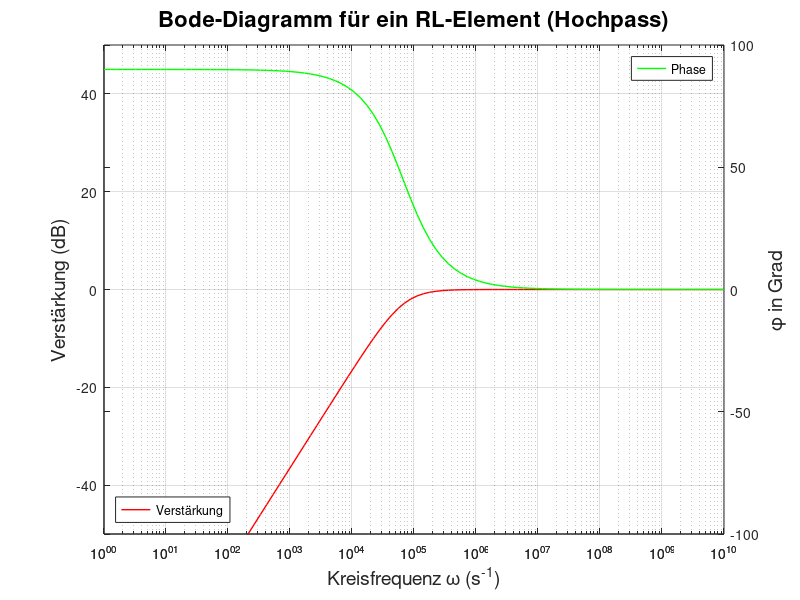

The MATLAB source for this figure:
% Variablen
R = 1000;         % Widerstand in Ohm
L = 15e-3;        % Induktivität in Henry
omega = logspace(0, 10, 100); % Logarithmische Frequenzen von 10^0 bis 10^10

% Berechnung
omega_G = R / L;  % Grenzfrequenz für Hochpass
U = (omega*j ./ omega_G) ./ (1 + (omega*j ./ omega_G)); % Verstärkung U
dB = 20 * log10(U); % Umwandlung in dB
phi = atan(imag(U)./real(U)) * (180 ./ pi);

% Diagramm ohne Marker
figure; % Erstellt die Graphen

% Funktion 1
ax1 = axes(); % Achse der ersten Funktion wird angesprochen
semilogx(omega, dB, 'r', 'LineWidth', 1); % Rote Linie, dickere Darstellung
xlabel('Kreisfrequenz \omega (s^{-1})', 'FontSize', 14);
ylabel('Verstärkung (dB)', 'FontSize', 14);
title('Bode-Diagramm für ein RL-Element (Hochpass)', 'FontSize', 16);
grid on;

% Funktion 2
ax2 = axes(); % Achse der zweiten Funktion wird angesprochen
semilogx(omega, phi, 'g', 'LineWidth', 1); % Grüne Linie, dickere Darstellung
ylabel('\phi in Grad', 'FontSize', 14);
set(ax2, 'Color', 'none', 'YAxisLocation', 'right'); % Achse farblos und nach rechts setzen

% Achsen Überlagern
set(ax1, 'Position', get(ax2, 'Position')); % Hol die Position von Achse 2 und setze sie gleich für Achse 1
set(ax1, 'Box', 'off'); % Kein Kasten um die Achse

% Achsenbeschriftung & Titel setzen
legend(ax1, 'Verstärkung', 'Location', 'Southwest');
legend(ax2, 'Phase', 'Location', 'NorthEast');

% Limits für die entsprechenden Achsen
ylim(ax1, [-50, 50]); % Begrenze Y-Achse auf -50 dB bis +50 dB
ylim(ax2, [-100, 100]); % Begrenze Y-Achse auf -100 Grad bis 100 Grad








